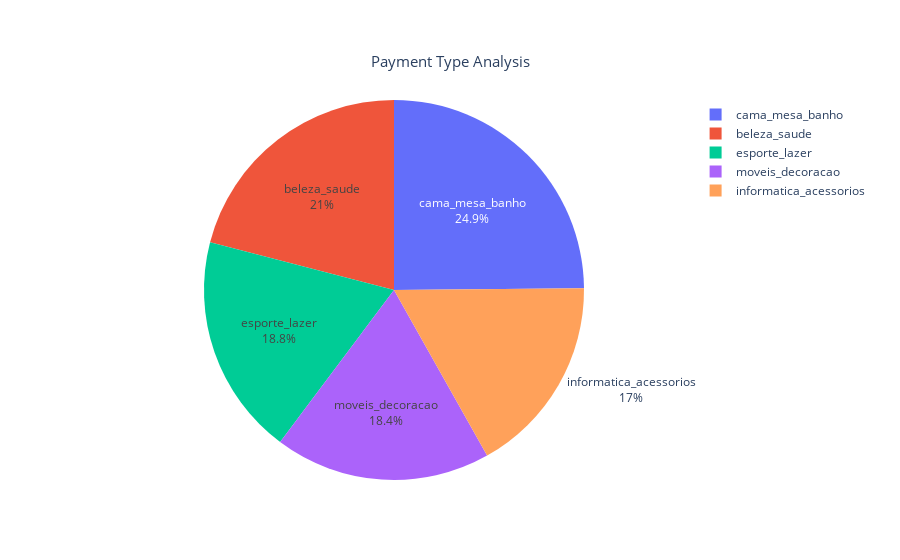

The code cell stored with this chart in its notebook:
### Code cell
import plotly.graph_objects as go

fig = go.Figure()
fig.add_trace(
    go.Pie(    
        labels=result.index, values=result.values,
        textinfo='label+percent', insidetextorientation='horizontal'
    )
)

fig.update_layout(
    {
        "title": {
            "text": "Payment Type Analysis",
            "x": 0.5,
            "y": 0.9,
            "font": {
                "size": 15
            }
        },
        "showlegend": True
    }
)

fig.show()

### Figure 1 — Plotly figure (JSON) as saved in the notebook; plotly's stock layout.template omitted (floating-point values rounded to 4 significant figures)
{"data": [{"insidetextorientation": "horizontal", "labels": ["cama_mesa_banho", "beleza_saude", "esporte_lazer", "moveis_decoracao", "informatica_acessorios"], "textinfo": "label+percent", "type": "pie", "values": [11823, 9972, 8945, 8744, 8082]}], "layout": {"autosize": true, "showlegend": true, "title": {"font": {"size": 15}, "text": "Payment Type Analysis", "x": 0.5, "y": 0.9}}}
